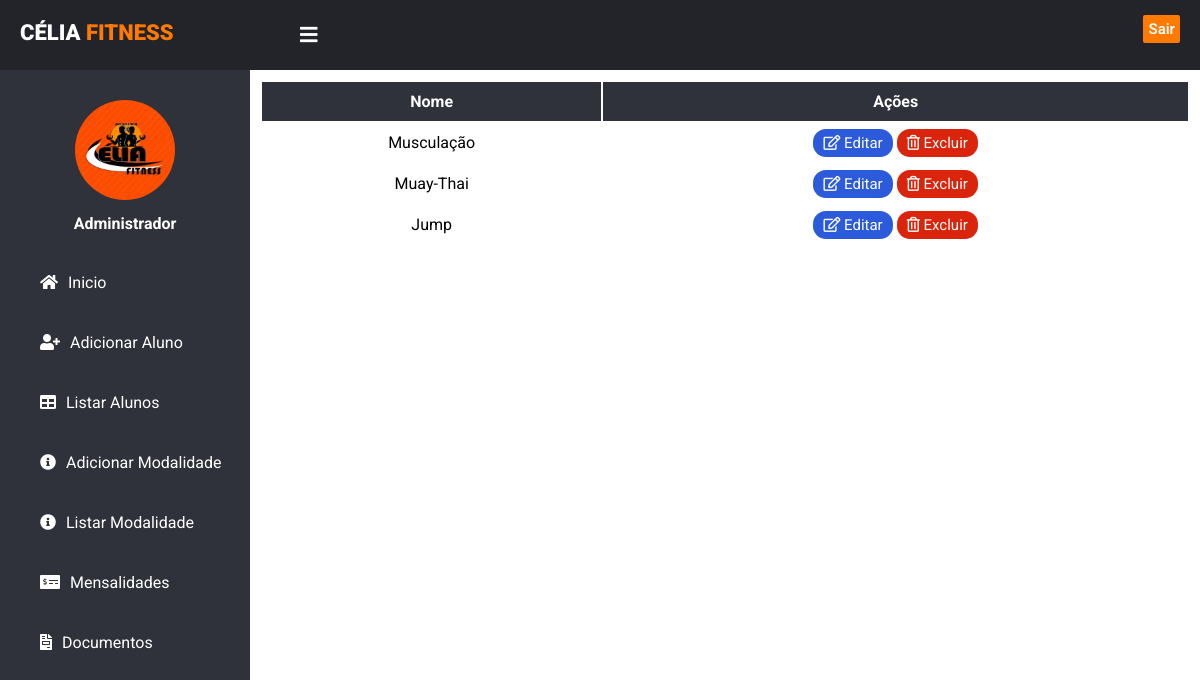
The app's page /listarModalidade.php with its own data.
### tables this page shows
CREATE TABLE `modalidade` (
  `id` int(11) NOT NULL,
  `nome` varchar(100) NOT NULL DEFAULT '0'
);

### dao/ModalidadeDaoMysql.php (called while the page is built, shortened)
<?php
require_once 'models/Modalidade.php';
class ModalidadeDaoMysql implements ModalidadeDAO{
    private $pdo;
    public function __construct(PDO $driver){
        $this->pdo = $driver;
    }
    public function findAll(){
        $array = [];
        $sql = $this->pdo->query("SELECT * FROM modalidade");
        if($sql->rowCount() > 0){
            $data = $sql->fetchAll();
            foreach ($data as $item) {
                $m = new Modalidade();
                $m->setId($item['id']);
                $m->setNome($item['nome']);
                $array[] = $m;
            }
        }
        return $array;
    }
}

### models/Modalidade.php (called while the page is built, shortened)
<?php
class Modalidade{
    private $id;
    private $nome;
    public function getId(){
        return $this->id;
    }
    public function setId($i){
        $this->id = trim($i);
    }
    public function getNome(){
        return $this->nome;
    }
    public function setNome($n){
        $this->nome = ucwords(trim($n));
    }
}

### listarModalidade.php (the view, shortened to what this page needs)
<?php
require 'conexao.php';
require 'dao/ModalidadeDaoMysql.php';
require 'header.php';
$modalidadeDAO = new ModalidadeDaoMysql($pdo);
$lista = $modalidadeDAO->findAll();
?>
<div >
<table>
            <tr>
                <th>Nome</th>
                <th>Ações</th>
            </tr>
        <?php foreach($lista as $modal): ?>
            <tr>
                <td><?= $modal->getNome();?></td>
                <td>
                    <a class="btn-primary" href="editar.php?id=<?=$modal->getId();?>"><i class="far fa-edit"></i>  Editar</a>
                    <a class="btn-danger" href="excluir.php?id=<?=$modal->getId();?>" onclick ="return confirm('Tem certeza que deseja excluir?')"><i class="far fa-trash-alt"></i>  Excluir</a>
                </td>
            </tr>
        <?php endforeach; ?>
</table>
<?php require 'footer.php'; ?>

### assets/css/style.css (style rules this page uses)
* { margin: 0; padding: 0; font-family: 'Roboto', sans-serif; }
table { text-align: center; width: 100%; }
th { background-color: #2f323A; color: #fff; padding: 10px; }
td { padding: 10px; }
.btn-primary, .btn-danger, .btn-success { text-decoration: none; color: #fff; padding: 5px 10px; font-size: 15px; border-radius: 13px; }
.btn-primary { background-color: #2b5adb; }
.btn-danger { background-color: #da240c; }

### records on screen
modalidade: nome "Musculação"
modalidade: nome "Muay-Thai"
modalidade: nome "Jump"
